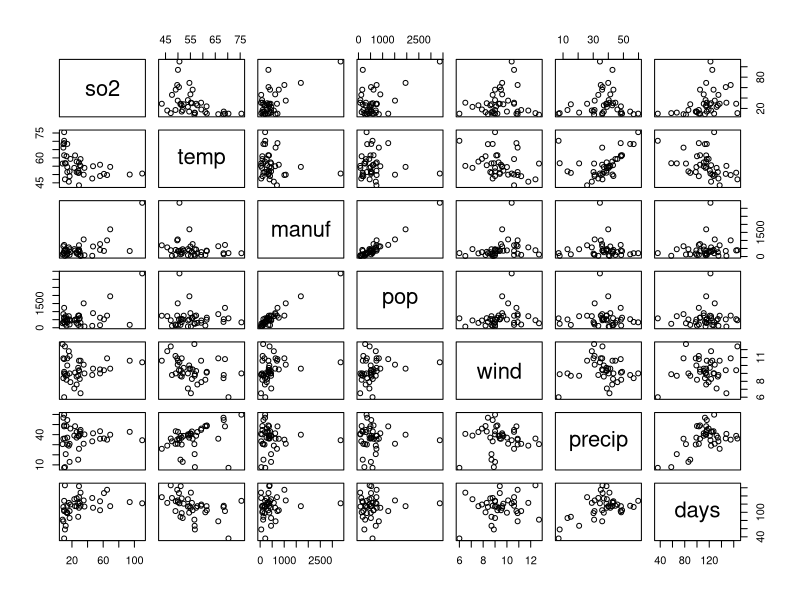

This figure's R source:
## ---- chunk 1
# Import data.
data <- read.csv("./data/data_5.csv")
## ---- chunk 2
head(data)
str(data)
dim(data)
## ---- chunk 3
library(dplyr)
data_variables <- select_if(data, is.numeric)
head(data_variables)
str(data_variables)
dim(data_variables)

## ---- chunk 4
summary(data_variables)
## ---- chunk 5
# Calculate standard deviation for each variable.
library(dplyr)
data_variables %>% summarize_if(is.numeric, sd)
## ---- chunk 6
pairs(data_variables)
